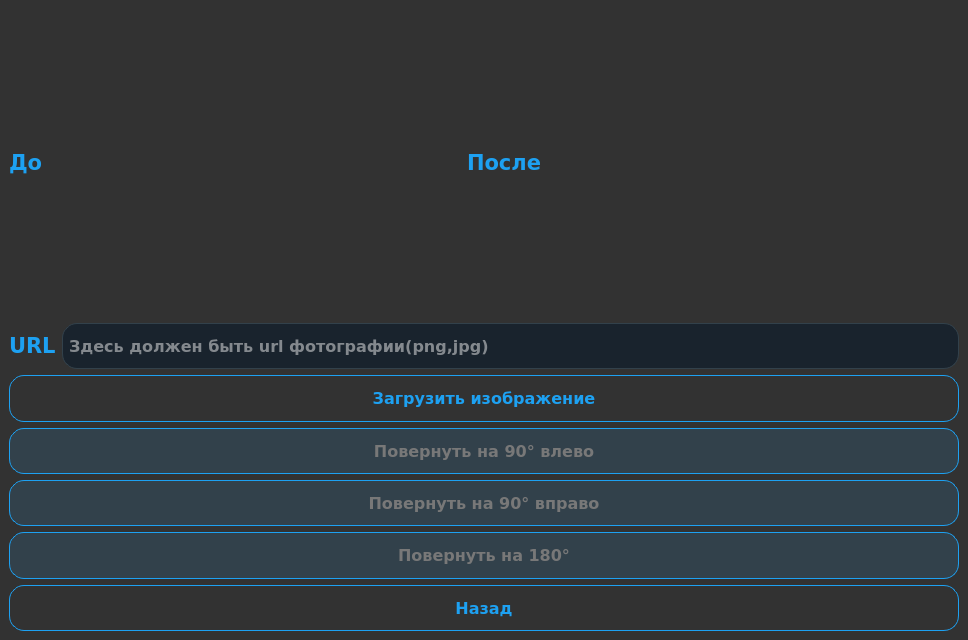
<?xml version="1.0" encoding="UTF-8"?>
<ui version="4.0">
 <class>MainWindow</class>
 <widget class="QMainWindow" name="MainWindow">
  <property name="geometry">
   <rect>
    <x>0</x>
    <y>0</y>
    <width>968</width>
    <height>640</height>
   </rect>
  </property>
  <property name="windowTitle">
   <string>Rotate Window</string>
  </property>
  <property name="styleSheet">
   <string notr="true">QWidget
{
    color: #b1b1b1;
    background-color: #323232;
    selection-background-color:#323232;
    selection-color: black;
    background-clip: border;
    border-image: none;
    border: 0px transparent black;
    outline: 0;
}

QWidget:item:hover
{
    background-color: #D1DBCB;
    color: black;
}

QWidget:item:selected
{
    background-color: #D1DBCB;
    border: 0px
}</string>
  </property>
  <widget class="QWidget" name="centralwidget">
   <layout class="QVBoxLayout" name="verticalLayout_2">
    <item>
     <layout class="QHBoxLayout" name="horizontalLayout">
      <item>
       <widget class="QLabel" name="do_label">
        <property name="sizePolicy">
         <sizepolicy hsizetype="Fixed" vsizetype="Fixed">
          <horstretch>0</horstretch>
          <verstretch>0</verstretch>
         </sizepolicy>
        </property>
        <property name="font">
         <font>
          <family>Verdana</family>
          <pointsize>16</pointsize>
          <weight>75</weight>
          <bold>true</bold>
         </font>
        </property>
        <property name="styleSheet">
         <string notr="true">QLabel{
font-weight: bold;

border-radius: 15px;
color: #1DA1F2;
}</string>
        </property>
        <property name="text">
         <string>До</string>
        </property>
       </widget>
      </item>
      <item>
       <widget class="QLabel" name="first_image_label">
        <property name="sizePolicy">
         <sizepolicy hsizetype="Ignored" vsizetype="Ignored">
          <horstretch>0</horstretch>
          <verstretch>0</verstretch>
         </sizepolicy>
        </property>
        <property name="font">
         <font>
          <family>Verdana</family>
          <pointsize>14</pointsize>
         </font>
        </property>
        <property name="text">
         <string/>
        </property>
        <property name="scaledContents">
         <bool>true</bool>
        </property>
       </widget>
      </item>
      <item>
       <widget class="QLabel" name="after_label">
        <property name="sizePolicy">
         <sizepolicy hsizetype="Fixed" vsizetype="Fixed">
          <horstretch>0</horstretch>
          <verstretch>0</verstretch>
         </sizepolicy>
        </property>
        <property name="font">
         <font>
          <family>Verdana</family>
          <pointsize>16</pointsize>
          <weight>75</weight>
          <bold>true</bold>
         </font>
        </property>
        <property name="styleSheet">
         <string notr="true">QLabel{
font-weight: bold;

border-radius: 15px;
color: #1DA1F2;
}</string>
        </property>
        <property name="text">
         <string>После</string>
        </property>
       </widget>
      </item>
      <item>
       <layout class="QVBoxLayout" name="verticalLayout_3">
        <item>
         <widget class="QLabel" name="itog_image_label">
          <property name="sizePolicy">
           <sizepolicy hsizetype="Ignored" vsizetype="Ignored">
            <horstretch>0</horstretch>
            <verstretch>0</verstretch>
           </sizepolicy>
          </property>
          <property name="font">
           <font>
            <family>Verdana</family>
            <pointsize>14</pointsize>
           </font>
          </property>
          <property name="text">
           <string/>
          </property>
          <property name="scaledContents">
           <bool>true</bool>
          </property>
         </widget>
        </item>
       </layout>
      </item>
     </layout>
    </item>
    <item>
     <layout class="QVBoxLayout" name="verticalLayout">
      <item>
       <layout class="QHBoxLayout" name="horizontalLayout_2">
        <item>
         <widget class="QLabel" name="url_label">
          <property name="sizePolicy">
           <sizepolicy hsizetype="Fixed" vsizetype="Fixed">
            <horstretch>0</horstretch>
            <verstretch>0</verstretch>
           </sizepolicy>
          </property>
          <property name="font">
           <font>
            <family>Verdana</family>
            <pointsize>16</pointsize>
            <weight>75</weight>
            <bold>true</bold>
           </font>
          </property>
          <property name="styleSheet">
           <string notr="true">QLabel{
font-weight: bold;

border-radius: 15px;
color: #1DA1F2;
}</string>
          </property>
          <property name="text">
           <string>URL</string>
          </property>
         </widget>
        </item>
        <item>
         <widget class="QLineEdit" name="url_line_edit">
          <property name="sizePolicy">
           <sizepolicy hsizetype="Minimum" vsizetype="Preferred">
            <horstretch>0</horstretch>
            <verstretch>0</verstretch>
           </sizepolicy>
          </property>
          <property name="font">
           <font>
            <family>Verdana</family>
            <pointsize>12</pointsize>
            <weight>75</weight>
            <bold>true</bold>
           </font>
          </property>
          <property name="toolTip">
           <string>&lt;html&gt;&lt;head/&gt;&lt;body&gt;&lt;p&gt;&lt;span style=&quot; font-size:10pt;&quot;&gt;Если это поле будет пустым, то Вы сможете выбрать фотографию с Вашего компьютера&lt;/span&gt;&lt;/p&gt;&lt;/body&gt;&lt;/html&gt;</string>
          </property>
          <property name="styleSheet">
           <string notr="true">QLineEdit {
  background-color: #19232D;
  padding-top: 2px;
  /* This QLineEdit fix  103, 111 */
  padding-bottom: 2px;
  /* This QLineEdit fix  103, 111 */
  padding-left: 4px;
  padding-right: 4px;
  border-style: solid;
  border: 1px solid #32414B;
  color: #F0F0F0;
  border-radius: 15px;
}

QLineEdit:disabled {
  background-color: #19232D;
  color: #787878;
}

QLineEdit:hover {
  border: 1px solid #148CD2;
  color: #F0F0F0;
}

QLineEdit:focus {
  border: 1px solid #1464A0;
}

QLineEdit:selected {
  background-color: #1464A0;
  color: #32414B;
}</string>
          </property>
          <property name="placeholderText">
           <string>Здесь должен быть url фотографии(png,jpg)</string>
          </property>
         </widget>
        </item>
       </layout>
      </item>
      <item>
       <widget class="QPushButton" name="upload_photo_button">
        <property name="sizePolicy">
         <sizepolicy hsizetype="Minimum" vsizetype="Minimum">
          <horstretch>0</horstretch>
          <verstretch>0</verstretch>
         </sizepolicy>
        </property>
        <property name="font">
         <font>
          <family>Verdana</family>
          <pointsize>12</pointsize>
          <weight>75</weight>
          <bold>true</bold>
         </font>
        </property>
        <property name="toolTip">
         <string>&lt;html&gt;&lt;head/&gt;&lt;body&gt;&lt;p&gt;&lt;span style=&quot; font-size:10pt;&quot;&gt;Нажмите на кнопку, чтобы загрузить картинку в приложение&lt;/span&gt;&lt;/p&gt;&lt;/body&gt;&lt;/html&gt;</string>
        </property>
        <property name="styleSheet">
         <string notr="true">QPushButton{
font-weight: bold;
border: 1px solid #1DA1F2;
border-radius: 15px;
color: #1DA1F2;

}
QPushButton:hover{
font-weight: bold;
border: 1px solid #1DA1F2;
border-radius: 15px;
color: #1DA1F2;
background-color: #fff;
}
QPushButton:pressed{
font-weight: bold;
border: 1px solid #1DA1F2;
border-radius: 15px;
color: #1DA1F2;
background-color: #cccccc;
}
QPushButton:disabled {
  background-color: #32414B;
  color: #787878;
  padding: 3px;
}
 QToolTip {
     border: 2px solid darkkhaki;
     padding: 5px;
     border-radius: 3px;
     opacity: 200;
 }</string>
        </property>
        <property name="text">
         <string>Загрузить изображение</string>
        </property>
       </widget>
      </item>
      <item>
       <widget class="QPushButton" name="rotate_90_left_button">
        <property name="enabled">
         <bool>false</bool>
        </property>
        <property name="sizePolicy">
         <sizepolicy hsizetype="Minimum" vsizetype="Minimum">
          <horstretch>0</horstretch>
          <verstretch>0</verstretch>
         </sizepolicy>
        </property>
        <property name="font">
         <font>
          <family>Verdana</family>
          <pointsize>12</pointsize>
          <weight>75</weight>
          <bold>true</bold>
         </font>
        </property>
        <property name="toolTip">
         <string>&lt;html&gt;&lt;head/&gt;&lt;body&gt;&lt;p&gt;&lt;span style=&quot; font-size:10pt;&quot;&gt;Нажмите на кнопку, чтобы повернуть изображение на 90° влево&lt;/span&gt;&lt;/p&gt;&lt;/body&gt;&lt;/html&gt;</string>
        </property>
        <property name="styleSheet">
         <string notr="true">QPushButton{
font-weight: bold;
border: 1px solid #1DA1F2;
border-radius: 15px;
color: #1DA1F2;

}
QPushButton:hover{
font-weight: bold;
border: 1px solid #1DA1F2;
border-radius: 15px;
color: #1DA1F2;
background-color: #fff;
}
QPushButton:pressed{
font-weight: bold;
border: 1px solid #1DA1F2;
border-radius: 15px;
color: #1DA1F2;
background-color: #cccccc;
}
QPushButton:disabled {
  background-color: #32414B;
  color: #787878;
  padding: 3px;
}

 QToolTip {
     border: 2px solid darkkhaki;
     padding: 5px;
     border-radius: 3px;
     opacity: 200;
 }</string>
        </property>
        <property name="text">
         <string>Повернуть на 90° влево</string>
        </property>
       </widget>
      </item>
      <item>
       <widget class="QPushButton" name="rotate_90_right_button">
        <property name="enabled">
         <bool>false</bool>
        </property>
        <property name="sizePolicy">
         <sizepolicy hsizetype="Minimum" vsizetype="Minimum">
          <horstretch>0</horstretch>
          <verstretch>0</verstretch>
         </sizepolicy>
        </property>
        <property name="font">
         <font>
          <family>Verdana</family>
          <pointsize>12</pointsize>
          <weight>75</weight>
          <bold>true</bold>
         </font>
        </property>
        <property name="toolTip">
         <string>&lt;html&gt;&lt;head/&gt;&lt;body&gt;&lt;p&gt;&lt;span style=&quot; font-size:10pt;&quot;&gt;Нажмите на кнопку, чтобы повернуть изображение на 90° вправо&lt;/span&gt;&lt;/p&gt;&lt;/body&gt;&lt;/html&gt;</string>
        </property>
        <property name="styleSheet">
         <string notr="true">QPushButton{
font-weight: bold;
border: 1px solid #1DA1F2;
border-radius: 15px;
color: #1DA1F2;

}
QPushButton:hover{
font-weight: bold;
border: 1px solid #1DA1F2;
border-radius: 15px;
color: #1DA1F2;
background-color: #fff;
}
QPushButton:pressed{
font-weight: bold;
border: 1px solid #1DA1F2;
border-radius: 15px;
color: #1DA1F2;
background-color: #cccccc;
}
QPushButton:disabled {
  background-color: #32414B;
  color: #787878;
  padding: 3px;
}
 QToolTip {
     border: 2px solid darkkhaki;
     padding: 5px;
     border-radius: 3px;
     opacity: 200;
 }</string>
        </property>
        <property name="text">
         <string>Повернуть на 90° вправо</string>
        </property>
       </widget>
      </item>
      <item>
       <widget class="QPushButton" name="rotate_180_button">
        <property name="enabled">
         <bool>false</bool>
        </property>
        <property name="sizePolicy">
         <sizepolicy hsizetype="Minimum" vsizetype="Minimum">
          <horstretch>0</horstretch>
          <verstretch>0</verstretch>
         </sizepolicy>
        </property>
        <property name="font">
         <font>
          <family>Verdana</family>
          <pointsize>12</pointsize>
          <weight>75</weight>
          <bold>true</bold>
         </font>
        </property>
        <property name="toolTip">
         <string>&lt;html&gt;&lt;head/&gt;&lt;body&gt;&lt;p&gt;&lt;span style=&quot; font-size:10pt;&quot;&gt;Нажмите на кнопку, чтобы повернуть изображение на 180°&lt;/span&gt;&lt;/p&gt;&lt;/body&gt;&lt;/html&gt;</string>
        </property>
        <property name="styleSheet">
         <string notr="true">QPushButton{
font-weight: bold;
border: 1px solid #1DA1F2;
border-radius: 15px;
color: #1DA1F2;

}
QPushButton:hover{
font-weight: bold;
border: 1px solid #1DA1F2;
border-radius: 15px;
color: #1DA1F2;
background-color: #fff;
}
QPushButton:pressed{
font-weight: bold;
border: 1px solid #1DA1F2;
border-radius: 15px;
color: #1DA1F2;
background-color: #cccccc;
}
QPushButton:disabled {
  background-color: #32414B;
  color: #787878;
  padding: 3px;
}
 QToolTip {
     border: 2px solid darkkhaki;
     padding: 5px;
     border-radius: 3px;
     opacity: 200;
 }</string>
        </property>
        <property name="text">
         <string>Повернуть на 180°</string>
        </property>
       </widget>
      </item>
      <item>
       <widget class="QPushButton" name="back_button">
        <property name="sizePolicy">
         <sizepolicy hsizetype="Minimum" vsizetype="Minimum">
          <horstretch>0</horstretch>
          <verstretch>0</verstretch>
         </sizepolicy>
        </property>
        <property name="font">
         <font>
          <family>Verdana</family>
          <pointsize>12</pointsize>
          <weight>75</weight>
          <bold>true</bold>
         </font>
        </property>
        <property name="toolTip">
         <string>&lt;html&gt;&lt;head/&gt;&lt;body&gt;&lt;p&gt;&lt;span style=&quot; font-size:10pt;&quot;&gt;Нажмите на кнопку, чтобы перейти на окно назад&lt;/span&gt;&lt;/p&gt;&lt;/body&gt;&lt;/html&gt;</string>
        </property>
        <property name="styleSheet">
         <string notr="true">QPushButton{
font-weight: bold;
border: 1px solid #1DA1F2;
border-radius: 15px;
color: #1DA1F2;

}
QPushButton:hover{
font-weight: bold;
border: 1px solid #1DA1F2;
border-radius: 15px;
color: #1DA1F2;
background-color: #fff;
}
QPushButton:pressed{
font-weight: bold;
border: 1px solid #1DA1F2;
border-radius: 15px;
color: #1DA1F2;
background-color: #cccccc;
}
QPushButton:disabled {
  background-color: #32414B;
  color: #787878;
  padding: 3px;
}
 QToolTip {
     border: 2px solid darkkhaki;
     padding: 5px;
     border-radius: 3px;
     opacity: 200;
 }</string>
        </property>
        <property name="text">
         <string>Назад</string>
        </property>
       </widget>
      </item>
     </layout>
    </item>
   </layout>
  </widget>
 </widget>
 <resources/>
 <connections/>
</ui>
